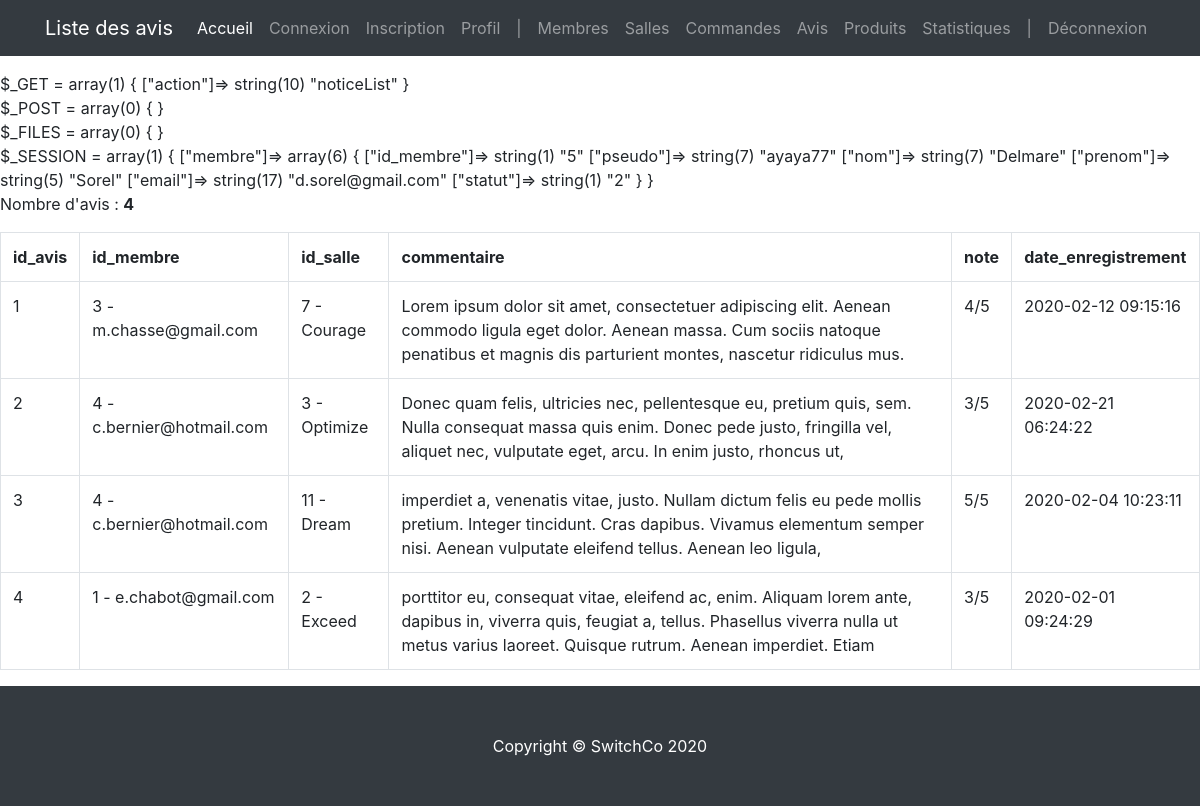
Page /index.php?action=noticeList (signed in) on the earlier database version.
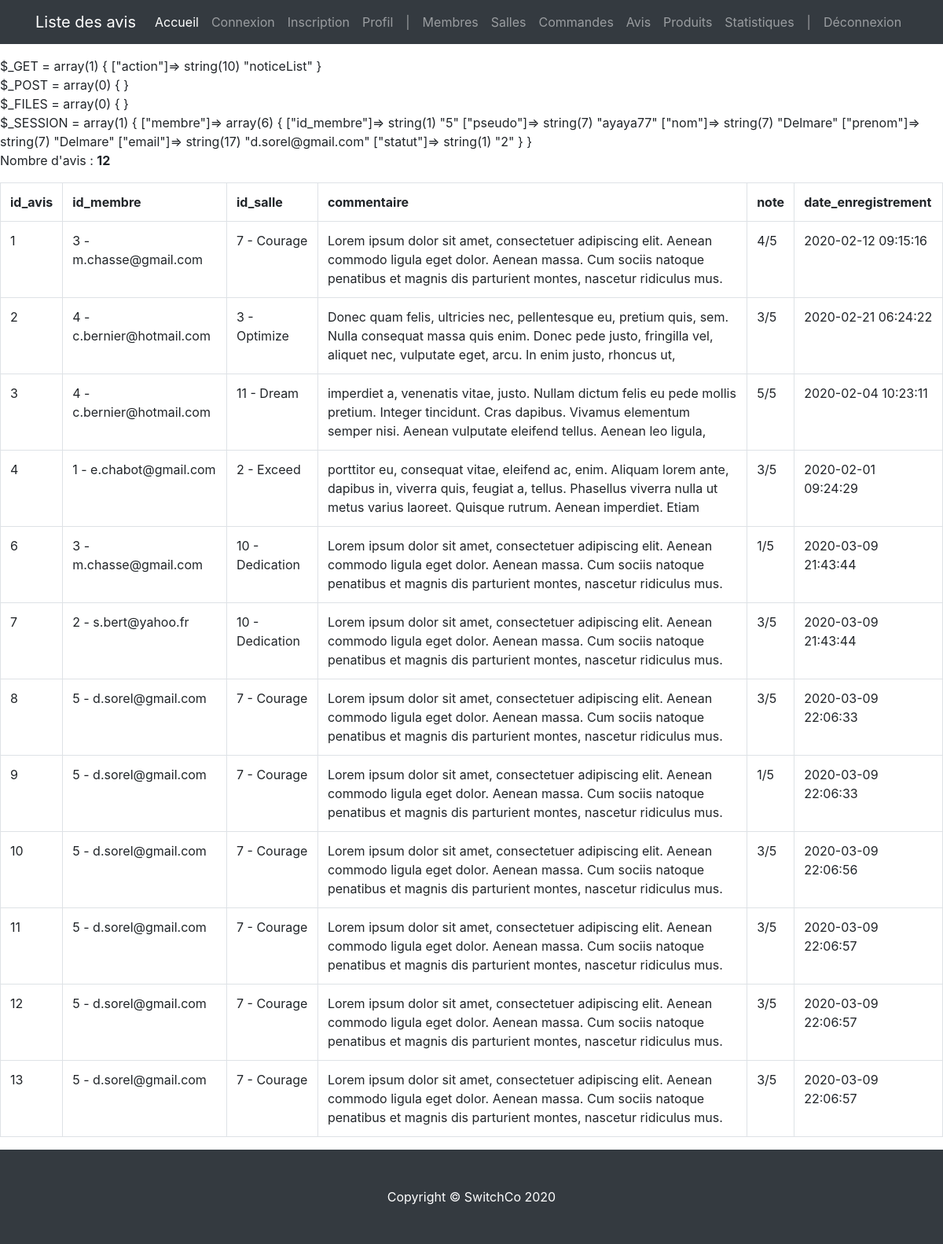
Same page on the later database version.
### tables this page shows
CREATE TABLE `avis` (
  `id_avis` int(3) NOT NULL,
  `id_membre` int(3) NOT NULL,
  `id_salle` int(3) NOT NULL,
  `commentaire` text NOT NULL,
  `note` int(2) NOT NULL,
  `date_enregistrement` datetime NOT NULL DEFAULT current_timestamp()
);

CREATE TABLE `membre` (
  `id_membre` int(3) NOT NULL,
  `pseudo` varchar(20) NOT NULL,
  `mdp` varchar(60) NOT NULL,
  `nom` varchar(20) NOT NULL,
  `prenom` varchar(20) NOT NULL,
  `email` varchar(50) NOT NULL,
  `civilite` enum('m','f') NOT NULL,
  `statut` int(1) NOT NULL,
  `date_enregistrement` datetime NOT NULL
);

CREATE TABLE `salle` (
  `id_salle` int(3) NOT NULL,
  `titre` varchar(200) NOT NULL,
  `description` text NOT NULL,
  `photo` varchar(200) DEFAULT NULL,
  `pays` varchar(20) NOT NULL,
  `ville` varchar(20) NOT NULL,
  `adresse` varchar(50) NOT NULL,
  `cp` int(5) NOT NULL,
  `capacite` int(3) NOT NULL,
  `categorie` enum('reunion','bureau','formation') NOT NULL
);

### controller/controller.php (called while the page is built, shortened)
<?php
require('model/model.php');
function showRates()
{
    $notice_list = getAllrates();
    require('view/back-office/ratingsView.php');
}

### model/model.php (called while the page is built, shortened)
<?php
function dbConnect()
{
    $host_db = 'mysql:host=localhost;dbname=projet_switch';
    $login = 'root';
    $password = '';
    $options = array(
        PDO::ATTR_ERRMODE => PDO::ERRMODE_WARNING,
        PDO::MYSQL_ATTR_INIT_COMMAND => 'SET NAMES utf8'
    );
    return new PDO($host_db, $login, $password, $options);
}
function getAllrates()
{
    $pdo = dbConnect();
    return $pdo->query('SELECT avis.id_avis, avis.id_membre, membre.email, avis.id_salle, salle.titre, avis.commentaire, avis.note, avis.date_enregistrement
    FROM avis, membre, salle
    WHERE avis.id_membre = membre.id_membre
    AND avis.id_salle = salle.id_salle');
}

### view/back-office/ratingsView.php (the view, shortened to what this page needs)
<?php if (!empty($notice_list)) {
    echo '<p>Nombre d\'avis : <b>' . $notice_list->rowCount() . '</b></p>';
} ?>
    <div class="table-responsive">
        <table class="table table-bordered">
            <tr>
                <th>id_avis</th>
                <th>id_membre</th>
                <th>id_salle</th>
                <th>commentaire</th>
                <th>note</th>
                <th>date_enregistrement</th>
            </tr>
            <?php
            while ($avis = $notice_list->fetch(PDO::FETCH_ASSOC)) {
                echo '<tr>';
                echo '<td>' . $avis['id_avis'] . '</td>';
                echo '<td>' . $avis['id_membre'] . ' - ' . $avis['email'] . '</td>';
                echo '<td>' . $avis['id_salle'] . ' - ' . $avis['titre'] . '</td>';
                echo '<td>' . $avis['commentaire'] . '</td>';
                echo '<td>' . $avis['note'] . '/5</td>';
                echo '<td>' . $avis['date_enregistrement'] . '</td>';
                echo '</tr>';
            }
            ?>
        </table>
    </div>
<?php require('view/template/template.php'); ?>

### index.php (shortened to what this page needs)
<?php
require('controller/controller.php');
if (isset($_GET['action'])) {
    if ($_GET['action'] == 'editRoom' && !empty($_GET['room-id'])) {
        if (
            isset($_POST['room-id']) &&
            isset($_POST['title']) &&
            isset($_POST['description']) &&
            isset($_POST['country']) &&
            isset($_POST['city']) &&
            isset($_POST['address']) &&
            isset($_POST['zip']) &&
            isset($_POST['capacity']) &&
            isset($_POST['category'])
        ) {
            saveRoom();
        } else {
            showRoom($_GET['room-id']);
        }
    } else if ($_GET['action'] == 'deleteRoom' && !empty($_GET['room-id'])) {
        getDeleteRoom();
    } else if ($_GET['action'] == 'listRooms') {
        listRooms();
    } else if ($_GET['action'] == 'deleteUser' && !empty($_GET['user-id'])) {
        getDeleteUser();
    } else if ($_GET['action'] == 'listUsers') {
        listUsers();
    } else if ($_GET['action'] == 'deleteProduct' && !empty($_GET['product-id'])) {
        getDeleteProduct();
    } else if ($_GET['action'] == 'listProducts') {
        listProducts();
    } else if ($_GET['action'] == 'listProductsIndex') {
        listProductsIndex();
    } else if ($_GET['action'] == 'listStats') {
        getAllStats();
    } else if ($_GET['action'] == 'listOrders') {
        showOrders();
    } else if ($_GET['action'] == 'deleteOrder') {
        getDeleteOrder();
    } else if ($_GET['action'] == 'noticeList') {
        showRates();
    } else if ($_GET['action'] == 'login') {
        header("Location: " . $_SERVER['PHP_SELF']);
        getLogin();
    } else if ($_GET['action'] == 'doLogin') {
        header("Location: " . $_SERVER['PHP_SELF']);
        if (
            isset($_POST['pseudo']) &&
            isset($_POST['mdp'])
        ) {
            doLogin();
        }
    } else if ($_GET['action'] == 'signup') {
        if (isset($_POST['pseudo']) &&
            isset($_POST['mdp']) &&
            isset($_POST['prenom']) &&
            isset($_POST['nom']) &&
            isset($_POST['email']) &&
            isset($_POST['civilite'])) {
            doSignUp();
        } else {
            getSignUp();
        }
    } else if ($_GET['action'] == 'deconnexion') {
        if (!isset($_SESSION)) {
            session_start();
        }
        session_destroy();
        header("Location: " . $_SERVER['PHP_SELF']);
        getLogin();
    }
} else if (user_is_connected()) {
    listProductsIndex();
} else {
    getLogin();
}

Differences in the rows shown:
added avis: id_avis "6", id_membre "3", id_membre.email "m.chasse@gmail.com", id_salle "10", id_salle.titre "Dedication", commentaire "Lorem ipsum dolor sit amet, consectetuer adipiscing elit. Aenean commodo ligula eget dolor. Aenean massa. Cum sociis natoque penatibus et magnis dis parturient montes, nascetur ridiculus mus.", note "1", date_enregistrement "2020-03-09 21:43:44"
added avis: id_avis "7", id_membre "2", id_membre.email "s.bert@yahoo.fr", id_salle "10", id_salle.titre "Dedication", commentaire "Lorem ipsum dolor sit amet, consectetuer adipiscing elit. Aenean commodo ligula eget dolor. Aenean massa. Cum sociis natoque penatibus et magnis dis parturient montes, nascetur ridiculus mus.", note "3", date_enregistrement "2020-03-09 21:43:44"
added avis: id_avis "8", id_membre "5", id_membre.email "d.sorel@gmail.com", id_salle "7", id_salle.titre "Courage", commentaire "Lorem ipsum dolor sit amet, consectetuer adipiscing elit. Aenean commodo ligula eget dolor. Aenean massa. Cum sociis natoque penatibus et magnis dis parturient montes, nascetur ridiculus mus.", note "3", date_enregistrement "2020-03-09 22:06:33"
added avis: id_avis "9", id_membre "5", id_membre.email "d.sorel@gmail.com", id_salle "7", id_salle.titre "Courage", commentaire "Lorem ipsum dolor sit amet, consectetuer adipiscing elit. Aenean commodo ligula eget dolor. Aenean massa. Cum sociis natoque penatibus et magnis dis parturient montes, nascetur ridiculus mus.", note "1", date_enregistrement "2020-03-09 22:06:33"
added avis: id_avis "10", id_membre "5", id_membre.email "d.sorel@gmail.com", id_salle "7", id_salle.titre "Courage", commentaire "Lorem ipsum dolor sit amet, consectetuer adipiscing elit. Aenean commodo ligula eget dolor. Aenean massa. Cum sociis natoque penatibus et magnis dis parturient montes, nascetur ridiculus mus.", note "3", date_enregistrement "2020-03-09 22:06:56"
added avis: id_avis "11", id_membre "5", id_membre.email "d.sorel@gmail.com", id_salle "7", id_salle.titre "Courage", commentaire "Lorem ipsum dolor sit amet, consectetuer adipiscing elit. Aenean commodo ligula eget dolor. Aenean massa. Cum sociis natoque penatibus et magnis dis parturient montes, nascetur ridiculus mus.", note "3", date_enregistrement "2020-03-09 22:06:57"
added avis: id_avis "12", id_membre "5", id_membre.email "d.sorel@gmail.com", id_salle "7", id_salle.titre "Courage", commentaire "Lorem ipsum dolor sit amet, consectetuer adipiscing elit. Aenean commodo ligula eget dolor. Aenean massa. Cum sociis natoque penatibus et magnis dis parturient montes, nascetur ridiculus mus.", note "3", date_enregistrement "2020-03-09 22:06:57"
added avis: id_avis "13", id_membre "5", id_membre.email "d.sorel@gmail.com", id_salle "7", id_salle.titre "Courage", commentaire "Lorem ipsum dolor sit amet, consectetuer adipiscing elit. Aenean commodo ligula eget dolor. Aenean massa. Cum sociis natoque penatibus et magnis dis parturient montes, nascetur ridiculus mus.", note "3", date_enregistrement "2020-03-09 22:06:57"
Other differences:
$notice_list->rowCount(): "4" → "12"
text no longer shown: "array(1) { [\"membre\"]=> array(6) { [\"id_membre\"]=> string(1) \"5\" [\"pseudo\"]=> string(7) \"ayaya77\" [\"nom\"]=> string(7) \"Delmare\" [\"prenom\"]=> string(5) \"Sorel\" [\"email\"]=> string(17) \"d.sorel@gmail.com\" [\"statut\"]=> string(1) \"2\" } }"
text now shown: "array(1) { [\"membre\"]=> array(6) { [\"id_membre\"]=> string(1) \"5\" [\"pseudo\"]=> string(7) \"ayaya77\" [\"nom\"]=> string(7) \"Delmare\" [\"prenom\"]=> string(7) \"Delmare\" [\"email\"]=> string(17) \"d.sorel@gmail.com\" [\"statut\"]=> string(1) \"2\" } }"
